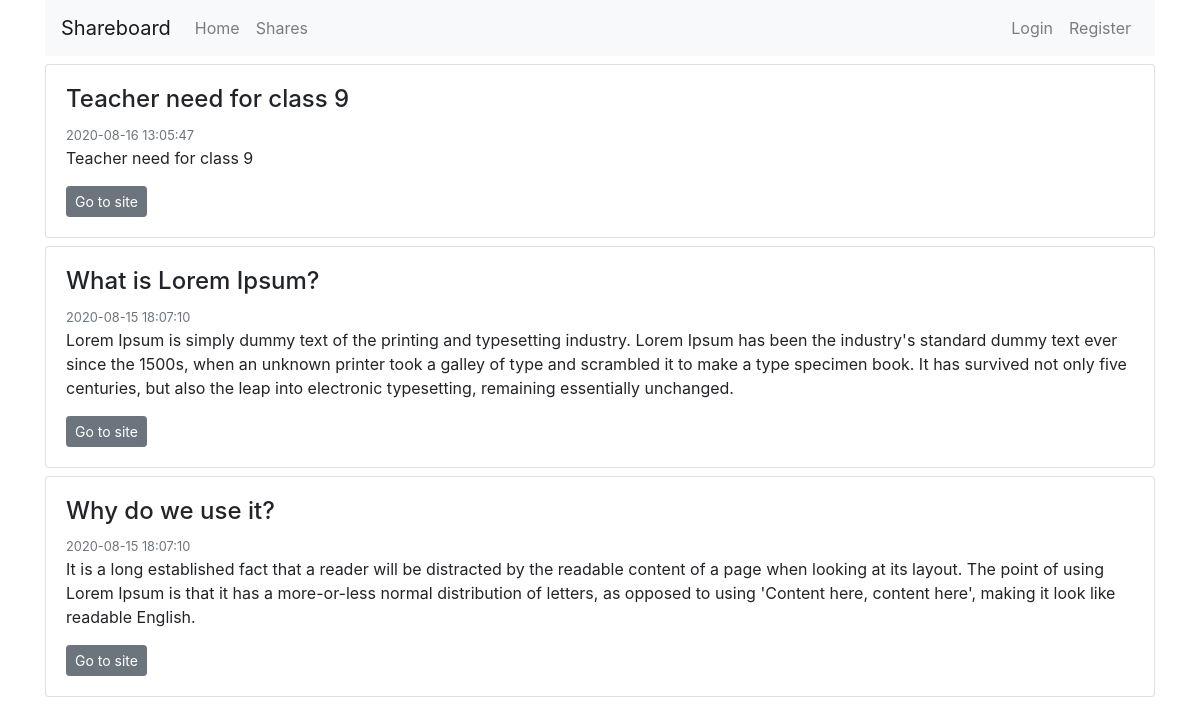
Screenshot of /shares with the database file from the repository.
### tables this page shows
CREATE TABLE `shares` (
  `id` int(11) NOT NULL,
  `user_id` int(11) NOT NULL,
  `title` varchar(255) NOT NULL,
  `body` text NOT NULL,
  `link` varchar(255) NOT NULL,
  `create_date` datetime NOT NULL DEFAULT current_timestamp()
);

### classes/Base.php (called while the page is built)
<?php
class Base {
    private $controller;
    private $action;
    private $request;
    public function __construct($request) {
        $this->request = $request;
        if($this->request['controller'] == "") {
            $this->controller = 'home';
        } else {
            $this->controller = $this->request['controller'];
        }
        if($this->request['action'] == "") {
            $this->action = 'index';
        } else {
            $this->action = $this->request['action'];
        }
    }
    public function createController() {
        if(class_exists($this->controller)) {
            $parents = class_parents($this->controller);
            if(in_array("Controller", $parents)) {
                if (method_exists($this->controller, $this->action
                )) {
                    return new $this->controller($this->action, $this->request);
                } else {
                    echo '<h1>Method does not exist</h1>';
                    return;
                }
            } else {
                echo "<h1>Base controller not found</h1>";
                return;
            }
        } else {
            echo "<h1>Controller class does not exist</h1>";
            return;
        }
    }
}
?>

### controllers/shares.php (called while the page is built, shortened)
<?php
class Shares extends Controller {
    protected function Index() {
        $viewmodel = new ShareModel();
        $this->ReturnView($viewmodel->Index(), true);
    }
}
?>

### classes/Model.php (called while the page is built, shortened)
<?php
abstract class Model {
    protected $dbh;
    protected $stmt;
    public function __construct() {
        $this->dbh = new PDO("mysql:host=".DB_HOST.";dbname=".DB_NAME, DB_USER, DB_PASS);
    }
    public function query($query) {
        $this->stmt = $this->dbh->prepare($query);
    }
    public function execute() {
        return $this->stmt->execute();
    }
    public function resultset() {
        $this->execute();
        return $this->stmt->fetchAll(PDO::FETCH_ASSOC);
    }
}
?>

### models/share.php (called while the page is built, shortened)
<?php
class ShareModel extends Model {
    public function Index() {
        $this->query('SELECT * FROM shares ORDER BY create_date DESC');
        $rows = $this->resultset();
        return $rows;
    }
}
?>

### views/shares/index.php (the view, shortened to what this page needs)
<div>
    <?php foreach($viewmodel as $item): ?>
        <div class="card my-2">
            <div class="card-body">
                <h4><?php echo $item['title']; ?></h4>
                <small class="text-muted"><?php echo $item['create_date'] ?></small>
                <p><?php echo $item['body'] ?></p>
                <a class="btn btn-sm btn-secondary" href="<?php echo $item['link'] ?>" target="_blank">Go to site</a>
            </div>
        </div>
    <?php endforeach ?>
</div>

### index.php (shortened to what this page needs)
<?php
require ('classes/Base.php');
require ('classes/Controller.php');
require ('classes/Model.php');
require('controllers/shares.php');
require('models/share.php');
$base = new Base($_GET);
$controller = $base->createController();
if ($controller) {
    $controller->executeAction();
}

### classes/Controller.php (shortened to what this page needs)
<?php
abstract class Controller {
    protected $action;
    public function __construct($action, $request) {
        $this->action = $action;
    }
    public function executeAction() {
        return $this->{$this->action}();
    }
    protected function returnView($viewmodel, $fullview) {
        $view = 'views/' . get_class($this) . '/' . $this->action . '.php';
        if ($fullview) {
            require('views/main.php');
        } else {
            require($view);
        }
    }
}
?>

### views/main.php (shortened to what this page needs)
<!DOCTYPE html>
<html lang="en">
<head>
    <link rel="stylesheet" href="/OOP-MVC/assets/css/bootstrap.min.css">
</head>
<body>
    <div class="container">
        <nav class="navbar navbar-light bg-light">
            <a class="navbar-brand" href="#">Shareboard</a>
            <div class="mr-auto">
                <ul class="navbar-nav flex-row">
                <li class="nav-item mx-2">
                    <a class="nav-link" href="<?php echo ROOT_URL; ?>">Home </a>
                </li>
                <li class="nav-item mx-2">
                    <a class="nav-link" href="<?php echo ROOT_URL; ?>shares">Shares</a>
                </li>
                </ul>
            </div>
            <div class="ml-auto">
                <ul class="navbar-nav flex-row">
                <?php if(isset($_SESSION['is_logged_in'])) { ?>
                    <li class="nav-item mx-2">
                        <a class="nav-link" href="#">Welcome <?php echo $_SESSION['user_data']['name'] ?></a>
                    </li>
                    <li class="nav-item mx-2">
                        <a class="nav-link" href="<?php echo ROOT_URL; ?>users/logout">Logout</a>
                    </li>
                <?php } else {?>
                    <li class="nav-item mx-2">
                        <a class="nav-link" href="<?php echo ROOT_URL; ?>users/login">Login </a>
                    </li>
                    <li class="nav-item mx-2">
                        <a class="nav-link" href="<?php echo ROOT_URL; ?>users/register">Register</a>
                    </li>
                <?php } ?>
                </ul>
            </div>
        </nav>
    <?php
        require($view);
     ?>
    </div>
</body>
</html>

### rows the page displays
shares: title "Teacher need for class 9", create_date "2020-08-16 13:05:47", body "Teacher need for class 9"
shares: title "What is Lorem Ipsum?", create_date "2020-08-15 18:07:10", body "Lorem Ipsum is simply dummy text of the printing and typesetting industry. Lorem Ipsum has been the industry's standard dummy text ever since the 1500s, when an unknown printer took a galley of type and scrambled it to make a type specimen book. It has survived not only five centuries, but also the leap into electronic typesetting, remaining essentially unchanged."
shares: title "Why do we use it?", create_date "2020-08-15 18:07:10", body "It is a long established fact that a reader will be distracted by the readable content of a page when looking at its layout. The point of using Lorem Ipsum is that it has a more-or-less normal distribution of letters, as opposed to using 'Content here, content here', making it look like readable English."
